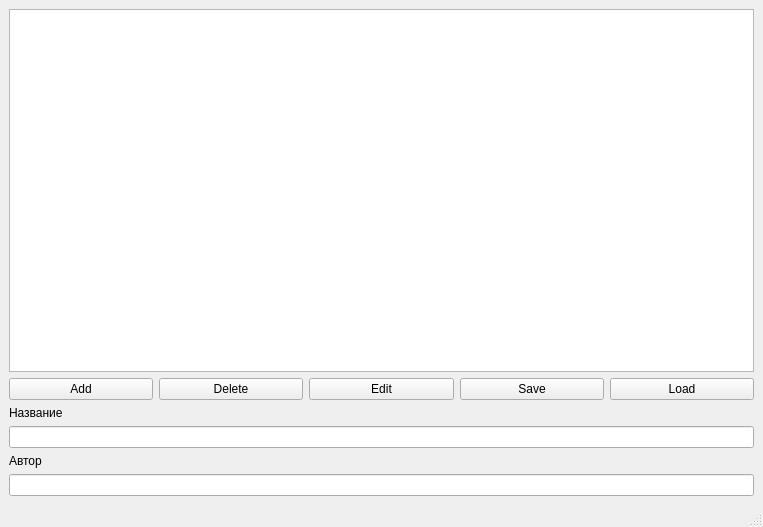
<?xml version="1.0" encoding="UTF-8"?>
<ui version="4.0">
 <class>MainWindow</class>
 <widget class="QMainWindow" name="MainWindow">
  <property name="geometry">
   <rect>
    <x>0</x>
    <y>0</y>
    <width>763</width>
    <height>527</height>
   </rect>
  </property>
  <property name="windowTitle">
   <string>MainWindow</string>
  </property>
  <widget class="QWidget" name="centralwidget">
   <layout class="QGridLayout" name="gridLayout">
    <item row="1" column="1">
     <widget class="QPushButton" name="deleteButton">
      <property name="text">
       <string>Delete</string>
      </property>
     </widget>
    </item>
    <item row="1" column="3">
     <widget class="QPushButton" name="saveButton">
      <property name="text">
       <string>Save</string>
      </property>
     </widget>
    </item>
    <item row="0" column="0" colspan="5">
     <widget class="QTableView" name="tableView"/>
    </item>
    <item row="1" column="4">
     <widget class="QPushButton" name="loadButton">
      <property name="text">
       <string>Load</string>
      </property>
     </widget>
    </item>
    <item row="1" column="0">
     <widget class="QPushButton" name="addButton">
      <property name="text">
       <string>Add</string>
      </property>
     </widget>
    </item>
    <item row="1" column="2">
     <widget class="QPushButton" name="editButton">
      <property name="text">
       <string>Edit</string>
      </property>
     </widget>
    </item>
    <item row="3" column="0" colspan="5">
     <widget class="QLineEdit" name="titleLineEdit"/>
    </item>
    <item row="5" column="0" colspan="5">
     <widget class="QLineEdit" name="authorLineEdit"/>
    </item>
    <item row="2" column="0" colspan="5">
     <widget class="QLabel" name="label">
      <property name="text">
       <string>Название</string>
      </property>
     </widget>
    </item>
    <item row="4" column="0" colspan="5">
     <widget class="QLabel" name="label_2">
      <property name="text">
       <string>Автор</string>
      </property>
     </widget>
    </item>
   </layout>
  </widget>
  <widget class="QMenuBar" name="menubar">
   <property name="geometry">
    <rect>
     <x>0</x>
     <y>0</y>
     <width>763</width>
     <height>25</height>
    </rect>
   </property>
  </widget>
  <widget class="QStatusBar" name="statusbar"/>
 </widget>
 <resources/>
 <connections/>
</ui>
